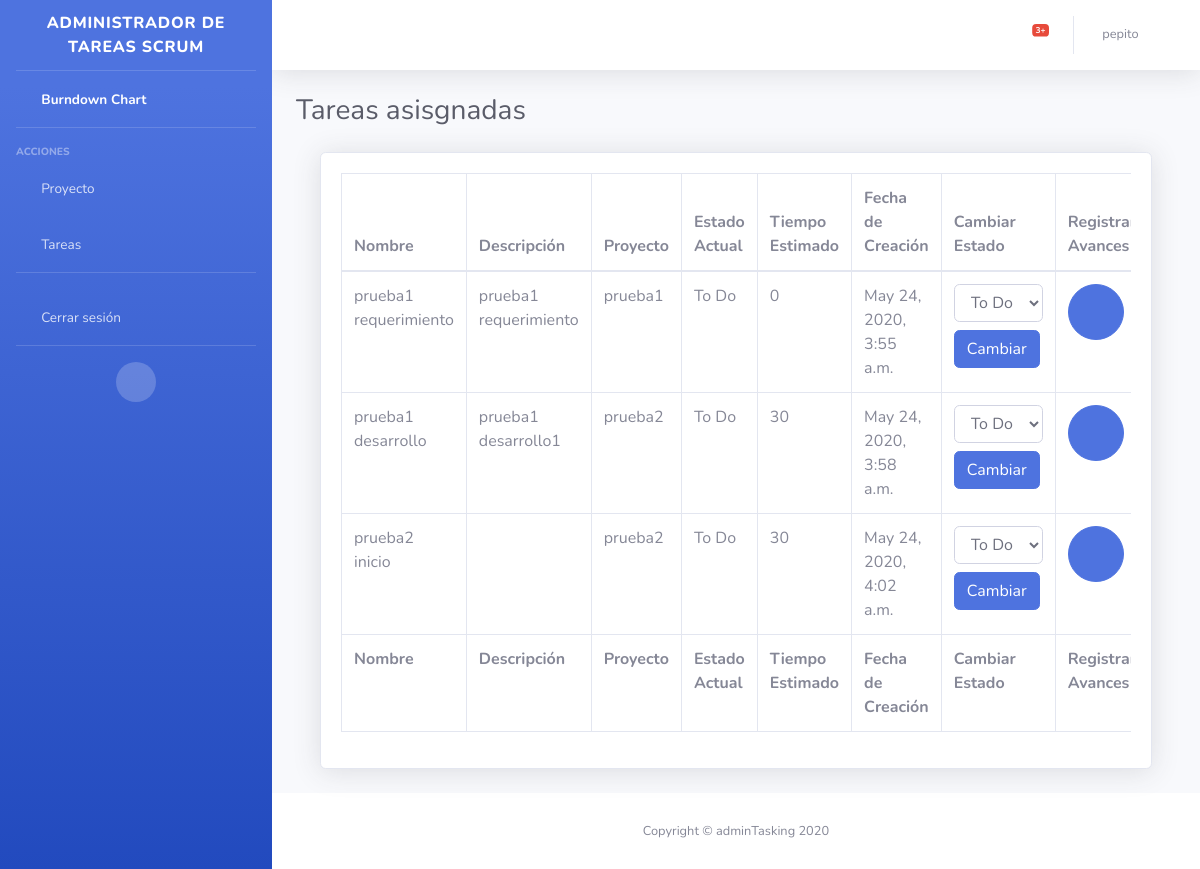
Before: /list-tareas-asignadas/ (signed in) with the older database file.
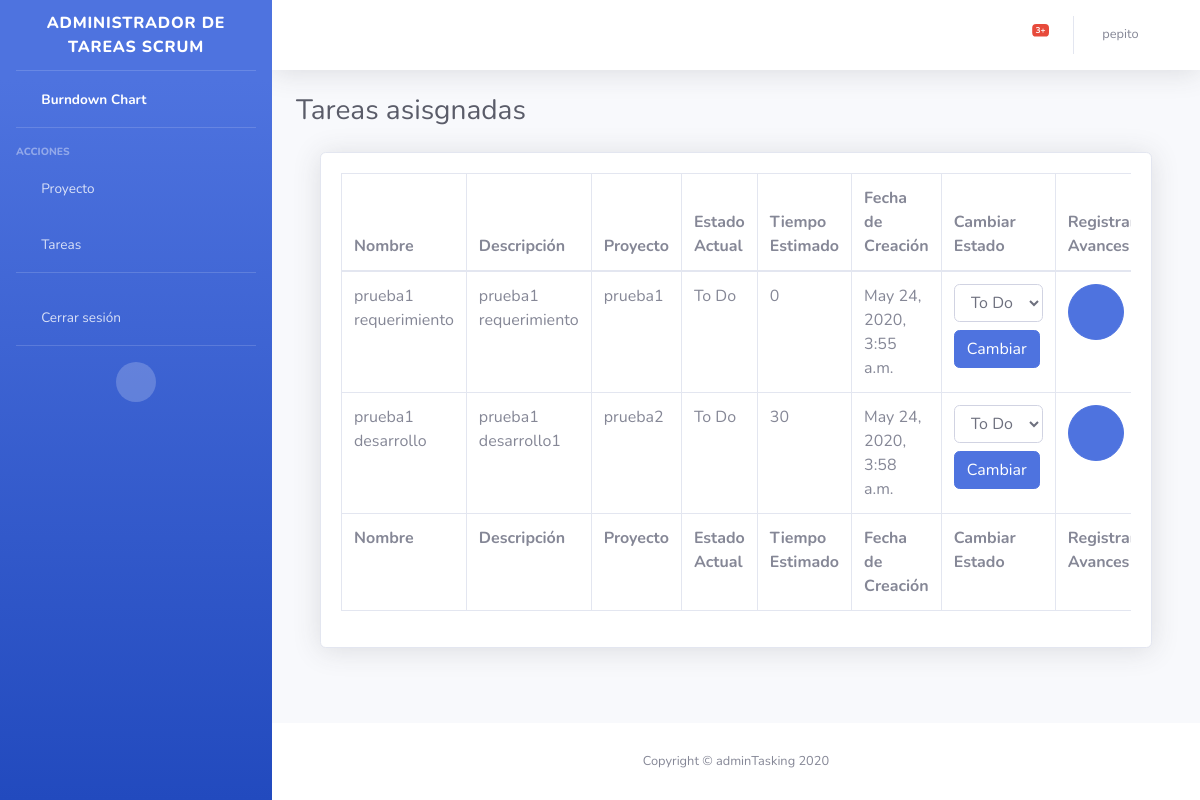
After: the same page with the newer database file.
### app/models.py (models this page shows, shortened)
class Tarea(models.Model):
    nombre = models.CharField(max_length=200, null=False)
    descripcion = models.TextField(null=True)
    tiempoEstimado = models.IntegerField(null=True)
    fechaCreacion = models.DateTimeField(auto_now_add=True)
    developer =models.ForeignKey(User,
                  related_name='developer',
                  null=True,
                  on_delete=models.PROTECT)
    proyecto =models.ForeignKey(Proyecto,
                  related_name='proyecto',
                  null=False,
                  on_delete=models.PROTECT)
    estadoActual =models.ForeignKey(Estado,
                  related_name='estadoActual',
                  null=False,
                  on_delete=models.PROTECT)
    class Meta:
        app_label = 'app'

class Proyecto(models.Model):
    nombre = models.CharField(max_length=45, null=False)
    descripcion = models.CharField(max_length=45, null=True)
    productOwner =models.ForeignKey(User,
                  related_name='productOwner',
                  null=False,
                  on_delete=models.PROTECT)
    def __str__(self):
        return self.nombre
    class Meta:
        app_label = 'app'

class Estado(models.Model):
    nombre = models.CharField(max_length=45, null=False)
    def __str__(self):
        return self.nombre
    class Meta:
        app_label = 'app'

### app/views.py (the view)
# urls.py: path('list-tareas-asignadas/', views.list_tareas_asignadas, name='list_tareas_asignadas'),
@login_required
def list_tareas_asignadas(request):
    developer=User.objects.get(id=request.user.id)
    lista_tareas=Tarea.objects.filter( developer_id=developer.id)
    estados=Estado.objects.all()
    contexto = {
        'lista_tareas': lista_tareas,
        'estados': estados
    }
    return render(request, "app/tareas_asignadas.html",contexto)

### app/templates/app/tareas_asignadas.html (shortened to what this page needs)
{% extends "app/base.html" %}
{% load static %}
{% block contenido %}
<div class="d-sm-flex align-items-center justify-content-between mb-4">
    <h1 class="h3 mb-0 text-gray-800">Tareas asisgnadas</h1>
</div>
<div class="container-fluid">
    <div class="card shadow mb-4">
        <div class="card-body">
            <div class="table-responsive">
                <table class="table table-bordered" id="dataTable" width="100%" cellspacing="0">
                    <thead>
                        <tr>
                            <th>Nombre</th>
                            <th>Descripción</th>
                            <th>Proyecto</th>
                            <th>Estado Actual</th>
                            <th>Tiempo Estimado</th>
                            <th>Fecha de Creación</th>
                            <th>Cambiar Estado</th>
                            <th>Registrar Avances</th>
                        </tr>
                    </thead>
                    <tfoot>
                        <tr>
                            <th>Nombre</th>
                            <th>Descripción</th>
                            <th>Proyecto</th>
                            <th>Estado Actual</th>
                            <th>Tiempo Estimado</th>
                            <th>Fecha de Creación</th>
                            <th>Cambiar Estado</th>
                            <th>Registrar Avances</th>
                        </tr>
                    </tfoot>
                    <tbody>
                        {% for tarea in lista_tareas %}
                        <tr>
                            <td>{{ tarea.nombre }}</td>
                            <td>{{ tarea.descripcion }}</td>
                            <td>{{ tarea.proyecto }}</td>
                            <td>{{ tarea.estadoActual }}</td>
                            <td>{{ tarea.tiempoEstimado }}</td>
                            <td>{{ tarea.fechaCreacion }}</td>
                            <td>
                                <form class="form-inline" action="{% url 'app:cambiar_estado' %}" method="post" id="form_{{tarea.id}}">
                                    <div class="form-group mb-2">
                                        <select name="estado" id="estado" class="form-control" required>
                                            {% for e in estados %}
                                            <option value="{{e.id}}" {% if e.id == tarea.estadoActual_id %}
                                                selected="true" {%endif %}>{{e.nombre}}</option>
                                            {% endfor %}
                                        </select>
                                    </div>
                                    <button type="submit" class="btn btn-primary mb-2">Cambiar</button>
                                </form>
                            </td>
                            <td>
                                <form class="user" action="{% url 'app:form_avance' %}" method="post">
                                    <button class="btn btn-primary btn-circle btn-lg" type="submit"><i
                                            class="fas fa-clipboard-list"></i>
                                    </button>
                                </form>
                            </td>
                        </tr>
                        {% endfor %}
                    </tbody>
                </table>
            </div>
        </div>
    </div>
</div>
{% endblock %}

Changed rows visible on the page:
no longer on this page (row edited): Tarea: nombre "prueba2 inicio", proyecto "prueba2", estadoActual "To Do", tiempoEstimado "30", fechaCreacion "May 24, 2020, 4:02 a.m.", estado "To Do"
